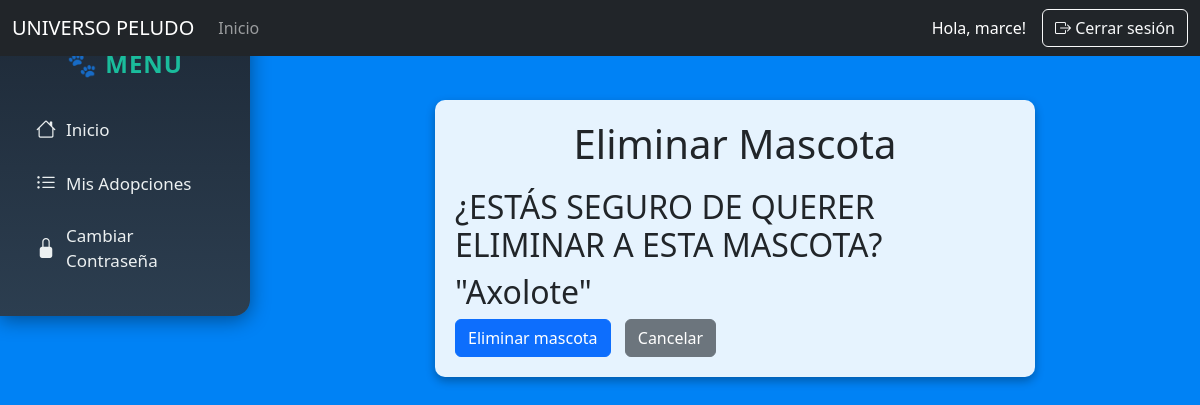
The page /eliminar_mascota/8/ (signed in) on the database as committed earlier.
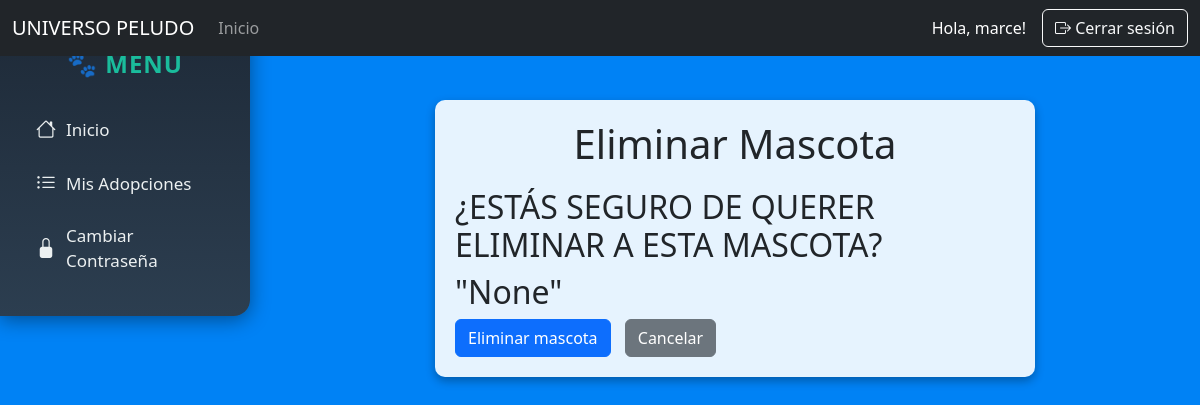
The same page on the database as committed later.
### apps/core/models.py (models this page shows, shortened)
class Mascotas(models.Model):
    raza = models.ForeignKey(Raza, on_delete=models.SET_NULL, null=True, blank=True, related_name="mascotas")
    sexo = models.CharField(max_length= 6, choices = SEXO_CHOICES)
    tamanio = models.CharField(max_length=80)
    observaciones = models.CharField(max_length=200)
    fecha_nac = models.DateField()
    created_at = models.DateTimeField(auto_now_add=True)
    updated_at = models.DateTimeField(auto_now=True)
    fotos = models.ImageField(upload_to='mascotas/', blank=True, null=True) #nuevo campo para agregar imagenes

class Raza(models.Model):
    especie = models.ForeignKey(Especie, on_delete=models.SET_NULL, null=True, blank=True, related_name="razas")
    nombre = models.CharField(max_length=80)
    def __str__(self):
        return f"{self.nombre}"

### apps/core/views.py (the view)
# urls.py: path('eliminar_mascota/<int:id>/', eliminar_mascota, name='eliminar_mascotas'),
@login_required(login_url='/login/')
def eliminar_mascota(request, id):
    mascota = get_object_or_404(Mascotas, pk=id)
    if request.method == 'POST':
        mascota.delete()
        return redirect('listar_mascotas')
    return render(request, 'admin/mascotas/eliminarMascota.html', {'mascota': mascota})

### apps/core/templates/admin/mascotas/eliminarMascota.html (shortened to what this page needs)
{% extends "base.html" %}
{% block content %}
    <div class="form-container">
        <h1>Eliminar Mascota</h1>
        <form method="post">
            <h2>¿ESTÁS SEGURO DE QUERER ELIMINAR A ESTA MASCOTA? </h2>
            <h2>"{{mascota.raza}}"</h2>
            <button type="submit"class="btn btn-primary">Eliminar mascota</button>
            <a href="{% url 'listar_mascotas' %}"class="btn btn-secondary"> Cancelar </a>
        </form>
    </div>
{% endblock %}

Rows that differ between the two databases and show on the page:
changed Mascotas: raza "Axolote" → "None"
